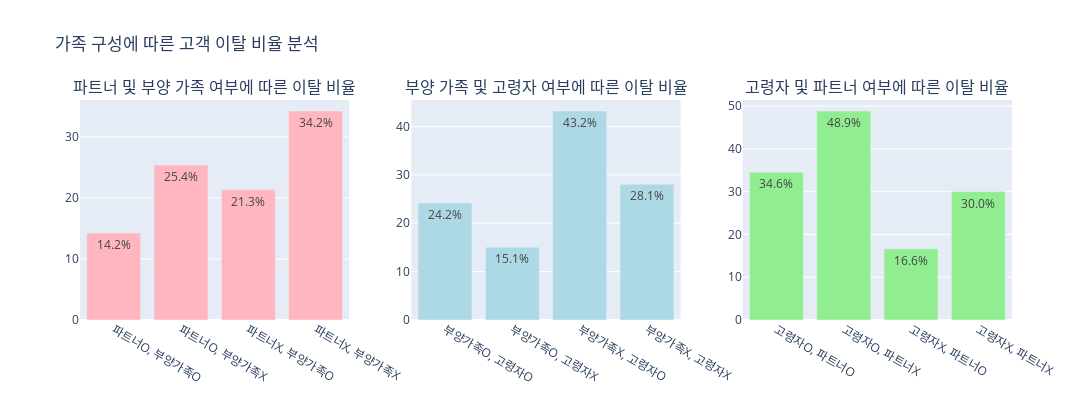

The notebook cell saved with this chart:
### Markdown cell above
### 추가로 확인해볼사항
* 성별을 제외한 각 항목별 교차분석을 해보자
* 범주형 통계가 유의미한지 확인해보자

### Code cell
# 파트너와 부양가족 여부에 따른 이탈률 분석
fig = make_subplots(rows=1, cols=3, subplot_titles=("파트너 및 부양 가족 여부에 따른 이탈 비율", "부양 가족 및 고령자 여부에 따른 이탈 비율", "고령자 및 파트너 여부에 따른 이탈 비율"))

# 파트너와 부양가족 여부에 따른 이탈률 분석
df['Partner_Dependents'] = df['Partner'].replace({'Yes': '파트너O', 'No': '파트너X'}) + ', ' + df['Dependents'].replace({'Yes': '부양가족O', 'No': '부양가족X'})
partner_dependents = df.groupby('Partner_Dependents')['Churn'].value_counts(normalize=True).unstack().fillna(0) * 100
partner_dependents_str = partner_dependents.map('{:0.1f}%'.format)
fig.add_trace(go.Bar(x=partner_dependents.index, y=partner_dependents['Yes'], text=partner_dependents_str['Yes'], name='파트너 및 부양 가족 여부', marker_color='lightpink'), row=1, col=1)

# 부양가족와 고령자 여부에 따른 이탈률 분석
df['Dependents_SeniorCitizen'] = df['Dependents'].replace({'Yes': '부양가족O', 'No': '부양가족X'}) + ', ' + df['SeniorCitizen'].replace({1: '고령자O', 0: '고령자X'})
dependents_senior_citizen = df.groupby('Dependents_SeniorCitizen')['Churn'].value_counts(normalize=True).unstack().fillna(0) * 100
dependents_senior_citizen_str = dependents_senior_citizen.map('{:0.1f}%'.format)
fig.add_trace(go.Bar(x=dependents_senior_citizen.index, y=dependents_senior_citizen['Yes'], text=dependents_senior_citizen_str['Yes'], name='부양 가족 및 고령자 여부', marker_color='lightblue'), row=1, col=2)

# 고령자 여부와 파트너 여부에 따른 이탈률 분석
df['SeniorCitizen_Partner'] = df['SeniorCitizen'].replace({1: '고령자O', 0: '고령자X'}) + ', ' + df['Partner'].replace({'Yes': '파트너O', 'No': '파트너X'})
senior_citizen_partner = df.groupby('SeniorCitizen_Partner')['Churn'].value_counts(normalize=True).unstack().fillna(0) * 100
senior_citizen_partner_str = senior_citizen_partner.map('{:0.1f}%'.format)
fig.add_trace(go.Bar(x=senior_citizen_partner.index, y=senior_citizen_partner['Yes'], text=senior_citizen_partner_str['Yes'], name='고령자 및 파트너 여부', marker_color='lightgreen'), row=1, col=3)

fig.update_layout(title_text='가족 구성에 따른 고객 이탈 비율 분석', showlegend=False, height=400, width=1500)
fig.show()

### Figure 1 — Plotly figure (JSON) as saved in the notebook; plotly's stock layout.template omitted (floating-point values rounded to 4 significant figures)
{"data": [{"marker": {"color": "lightpink"}, "name": "파트너 및 부양 가족 여부", "text": ["14.2%", "25.4%", "21.3%", "34.2%"], "type": "bar", "x": ["파트너O, 부양가족O", "파트너O, 부양가족X", "파트너X, 부양가족O", "파트너X, 부양가족X"], "xaxis": "x", "y": [14.24, 25.41, 21.33, 34.24], "yaxis": "y"}, {"marker": {"color": "lightblue"}, "name": "부양 가족 및 고령자 여부", "text": ["24.2%", "15.1%", "43.2%", "28.1%"], "type": "bar", "x": ["부양가족O, 고령자O", "부양가족O, 고령자X", "부양가족X, 고령자O", "부양가족X, 고령자X"], "xaxis": "x2", "y": [24.18, 15.06, 43.2, 28.05], "yaxis": "y2"}, {"marker": {"color": "lightgreen"}, "name": "고령자 및 파트너 여부", "text": ["34.6%", "48.9%", "16.6%", "30.0%"], "type": "bar", "x": ["고령자O, 파트너O", "고령자O, 파트너X", "고령자X, 파트너O", "고령자X, 파트너X"], "xaxis": "x3", "y": [34.55, 48.86, 16.65, 30.01], "yaxis": "y3"}], "layout": {"annotations": [{"font": {"size": 16}, "showarrow": false, "text": "파트너 및 부양 가족 여부에 따른 이탈 비율", "x": 0.1444, "xanchor": "center", "xref": "paper", "y": 1, "yanchor": "bottom", "yref": "paper"}, {"font": {"size": 16}, "showarrow": false, "text": "부양 가족 및 고령자 여부에 따른 이탈 비율", "x": 0.5, "xanchor": "center", "xref": "paper", "y": 1, "yanchor": "bottom", "yref": "paper"}, {"font": {"size": 16}, "showarrow": false, "text": "고령자 및 파트너 여부에 따른 이탈 비율", "x": 0.8556, "xanchor": "center", "xref": "paper", "y": 1, "yanchor": "bottom", "yref": "paper"}], "height": 400, "showlegend": false, "title": {"text": "가족 구성에 따른 고객 이탈 비율 분석"}, "width": 1500, "xaxis": {"anchor": "y", "domain": [0, 0.2889]}, "xaxis2": {"anchor": "y2", "domain": [0.3556, 0.6444]}, "xaxis3": {"anchor": "y3", "domain": [0.7111, 1]}, "yaxis": {"anchor": "x", "domain": [0, 1]}, "yaxis2": {"anchor": "x2", "domain": [0, 1]}, "yaxis3": {"anchor": "x3", "domain": [0, 1]}}}
